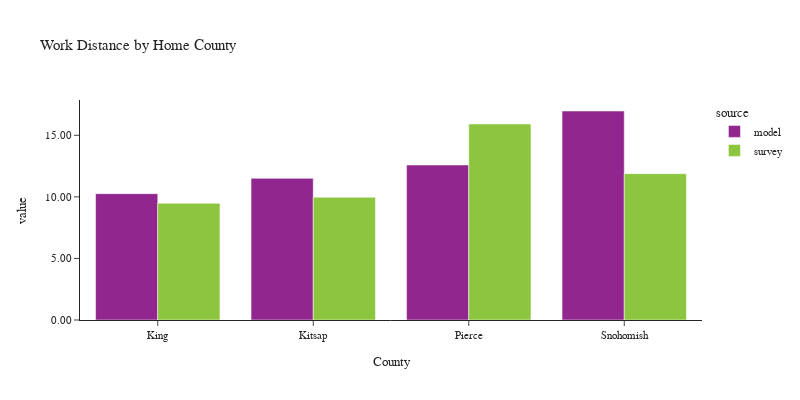

This figure's notebook cell:
### Code cell
plot_work_location(df_workers, 'CountyName_home', 'Home County', 'County')

### Figure 1 — Plotly figure (JSON) as saved in the notebook; plotly's stock layout.template omitted (floating-point values rounded to 4 significant figures)
{"data": [{"alignmentgroup": "True", "customdata": [[122835], [12098], [40185], [41805]], "hovertemplate": "source=model<br>CountyName_home=%{x}<br>value=%{y}<br>sample count=%{customdata[0]}<extra></extra>", "legendgroup": "model", "marker": {"color": "#91268F", "pattern": {"shape": ""}}, "name": "model", "offsetgroup": "model", "orientation": "v", "showlegend": true, "textposition": "auto", "type": "bar", "x": ["King", "Kitsap", "Pierce", "Snohomish"], "xaxis": "x", "y": [10.26, 11.5, 12.59, 16.97], "yaxis": "y"}, {"alignmentgroup": "True", "customdata": [[1157], [79], [162], [194]], "hovertemplate": "source=survey<br>CountyName_home=%{x}<br>value=%{y}<br>sample count=%{customdata[0]}<extra></extra>", "legendgroup": "survey", "marker": {"color": "#8CC63E", "pattern": {"shape": ""}}, "name": "survey", "offsetgroup": "survey", "orientation": "v", "showlegend": true, "textposition": "auto", "type": "bar", "x": ["King", "Kitsap", "Pierce", "Snohomish"], "xaxis": "x", "y": [9.481, 9.966, 15.92, 11.88], "yaxis": "y"}], "layout": {"barmode": "group", "font": {"size": 11}, "height": 400, "legend": {"title": {"text": "source"}, "tracegroupgap": 0}, "title": {"text": "Work Distance by Home County"}, "width": 800, "xaxis": {"anchor": "y", "domain": [0.0, 1.0], "title": {"text": "County"}}, "yaxis": {"anchor": "x", "domain": [0.0, 1.0], "tickformat": ".2f", "title": {"text": "value"}}}}
